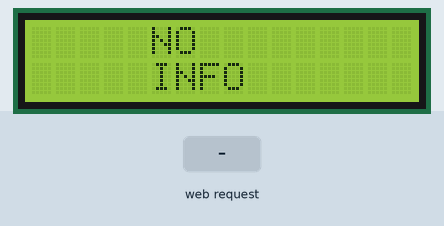
Bench run of a sketch on a simulated ESP8266 (NodeMCU). Parts: 16×2 character LCD. Inputs (shaded band) come from the test bench. WiFi joins after 1.5 s; servers stay silent unless stated; what the sketch prints to the serial monitor is not drawn.

Above: at 2.8 s.
2.9 s: HTTP request GET /free received
At 3.7 s:
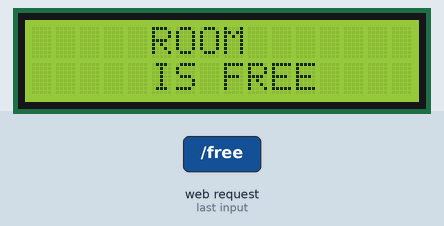
4.4 s: HTTP request GET /in_use received
At 5.0 s:
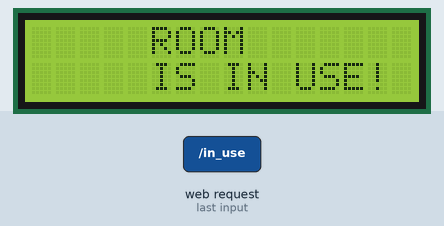
5.9 s: HTTP request GET / received
At 7.0 s:
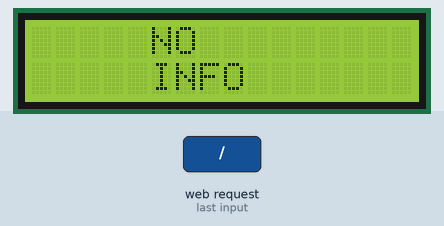
Timing chart, 0 to 8.9 s (numbered marks = the images above; inputs shaded):
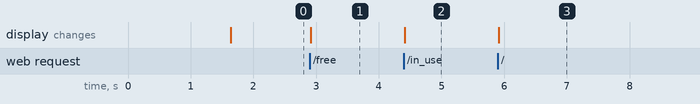

The sketch:

LCDScreen_Wifi_WebServer.ino
```cpp
// Import required libraries
#include "ESP8266WiFi.h"
#include "ESP8266WebServer.h"
#include "LiquidCrystal_I2C.h"

// Construct an LCD object and pass it the
// I2C address, width (in characters) and
// height (in characters). Depending on the
// Actual device, the IC2 address may change.
LiquidCrystal_I2C lcd(0x3F, 16, 2);

// WiFi parameters
const char* ssid = "<SSID NAME>";
const char* password = "<PASSWORD>";

// Define 2 lines what to display on LCD screen
String line_1;
String line_2;

// The port to listen for incoming TCP connections
#define LISTEN_PORT           80

// Create an instance of the server
ESP8266WebServer server(LISTEN_PORT);

void setup(void)
{
  // Start Serial
  Serial.begin(115200);

  // Connect to WiFi
  WiFi.begin(ssid, password);
  while (WiFi.status() != WL_CONNECTED) {
    delay(500);
    Serial.print(".");
  }
  Serial.println("");
  Serial.println("WiFi connected");

  // Print the IP address
  Serial.println(WiFi.localIP());

  server.on("/", handleRootPath);
  server.on("/free", room_free);
  server.on("/in_use", room_in_use);
  server.begin();
  Serial.println("Server Listening");

  // The begin call takes the width and height. This
  // Should match the number provided to the constructor.
  lcd.begin(16,2);
  lcd.init();

  // Turn on the backlight.
  lcd.backlight();

  // Print initial text on LCD screen
  LCD_print("NO", "INFO");
}

void loop() {
  server.handleClient();
}

void handleRootPath(){
  server.send(200, "text/plain", "Hi");
  LCD_print("NO", "INFO");
}

void room_free(){
  server.send(200, "text/plain", "Room marked as free");
  LCD_print("ROOM", "IS FREE");
}

void room_in_use(){
  server.send(200, "text/plain", "Room marked as in use");
  LCD_print("ROOM", "IS IN USE!");
}

void LCD_print(String line_1, String line_2){
  lcd.clear();

  // Move the cursor characters to the right and
  // zero characters down (line 1).
  lcd.setCursor(5, 0);

  // Print line_1 to the screen, starting at 5,0.
  lcd.print(line_1);

  // Move the cursor to the next line and print line_2
  lcd.setCursor(5, 1);
  lcd.print(line_2);
}
```

Measured:
- after the input at 2.9 s, the display: changes at once (image 1)
- after the input at 4.4 s, the display: changes at once (image 2)
- after the input at 5.9 s, the display: changes at once (image 3)
